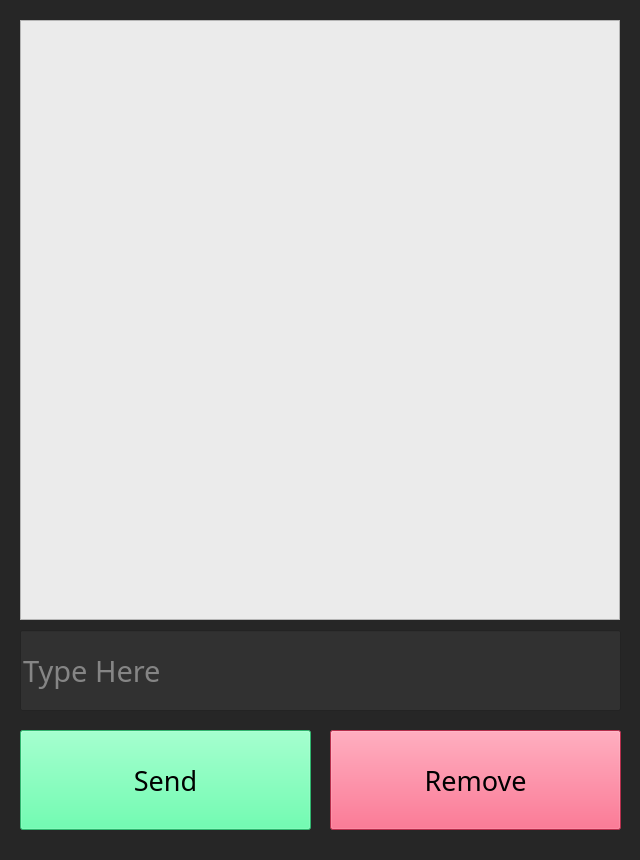
<?xml version="1.0" encoding="UTF-8"?>
<ui version="4.0">
 <class>MainWindow</class>
 <widget class="QMainWindow" name="MainWindow">
  <property name="geometry">
   <rect>
    <x>0</x>
    <y>0</y>
    <width>640</width>
    <height>860</height>
   </rect>
  </property>
  <property name="sizePolicy">
   <sizepolicy hsizetype="Fixed" vsizetype="Preferred">
    <horstretch>0</horstretch>
    <verstretch>0</verstretch>
   </sizepolicy>
  </property>
  <property name="minimumSize">
   <size>
    <width>640</width>
    <height>860</height>
   </size>
  </property>
  <property name="maximumSize">
   <size>
    <width>640</width>
    <height>860</height>
   </size>
  </property>
  <property name="windowTitle">
   <string>MainWindow</string>
  </property>
  <property name="styleSheet">
   <string notr="true">background-color: rgb(38, 38, 38);</string>
  </property>
  <widget class="QWidget" name="centralwidget">
   <widget class="QListWidget" name="ls_list">
    <property name="geometry">
     <rect>
      <x>20</x>
      <y>20</y>
      <width>600</width>
      <height>600</height>
     </rect>
    </property>
    <property name="font">
     <font>
      <family>Press Start 2P</family>
      <pointsize>20</pointsize>
     </font>
    </property>
    <property name="styleSheet">
     <string notr="true">background-color: rgb(235, 235, 235);</string>
    </property>
   </widget>
   <widget class="QPushButton" name="bnt_1">
    <property name="geometry">
     <rect>
      <x>20</x>
      <y>730</y>
      <width>291</width>
      <height>100</height>
     </rect>
    </property>
    <property name="font">
     <font>
      <family>Press Start 2P</family>
      <pointsize>20</pointsize>
     </font>
    </property>
    <property name="cursor">
     <cursorShape>PointingHandCursor</cursorShape>
    </property>
    <property name="styleSheet">
     <string notr="true">background-color: rgb(67, 255, 155);</string>
    </property>
    <property name="text">
     <string>Send</string>
    </property>
    <property name="shortcut">
     <string>Return</string>
    </property>
   </widget>
   <widget class="QPushButton" name="bnt_2">
    <property name="geometry">
     <rect>
      <x>330</x>
      <y>730</y>
      <width>291</width>
      <height>100</height>
     </rect>
    </property>
    <property name="font">
     <font>
      <family>Press Start 2P</family>
      <pointsize>20</pointsize>
     </font>
    </property>
    <property name="cursor">
     <cursorShape>PointingHandCursor</cursorShape>
    </property>
    <property name="styleSheet">
     <string notr="true">background-color: rgb(255, 65, 106);</string>
    </property>
    <property name="text">
     <string>Remove</string>
    </property>
   </widget>
   <widget class="QLineEdit" name="le_textBox">
    <property name="geometry">
     <rect>
      <x>20</x>
      <y>630</y>
      <width>601</width>
      <height>81</height>
     </rect>
    </property>
    <property name="font">
     <font>
      <family>Press Start 2P</family>
      <pointsize>22</pointsize>
      <stylestrategy>PreferDefault</stylestrategy>
     </font>
    </property>
    <property name="cursor">
     <cursorShape>IBeamCursor</cursorShape>
    </property>
    <property name="styleSheet">
     <string notr="true">background-color: rgb(49, 49, 49);
color: rgb(218, 218, 218);</string>
    </property>
    <property name="placeholderText">
     <string>Type Here</string>
    </property>
    <property name="clearButtonEnabled">
     <bool>false</bool>
    </property>
   </widget>
  </widget>
  <widget class="QMenuBar" name="menubar">
   <property name="geometry">
    <rect>
     <x>0</x>
     <y>0</y>
     <width>640</width>
     <height>21</height>
    </rect>
   </property>
  </widget>
  <widget class="QStatusBar" name="statusbar"/>
 </widget>
 <resources/>
 <connections/>
</ui>
